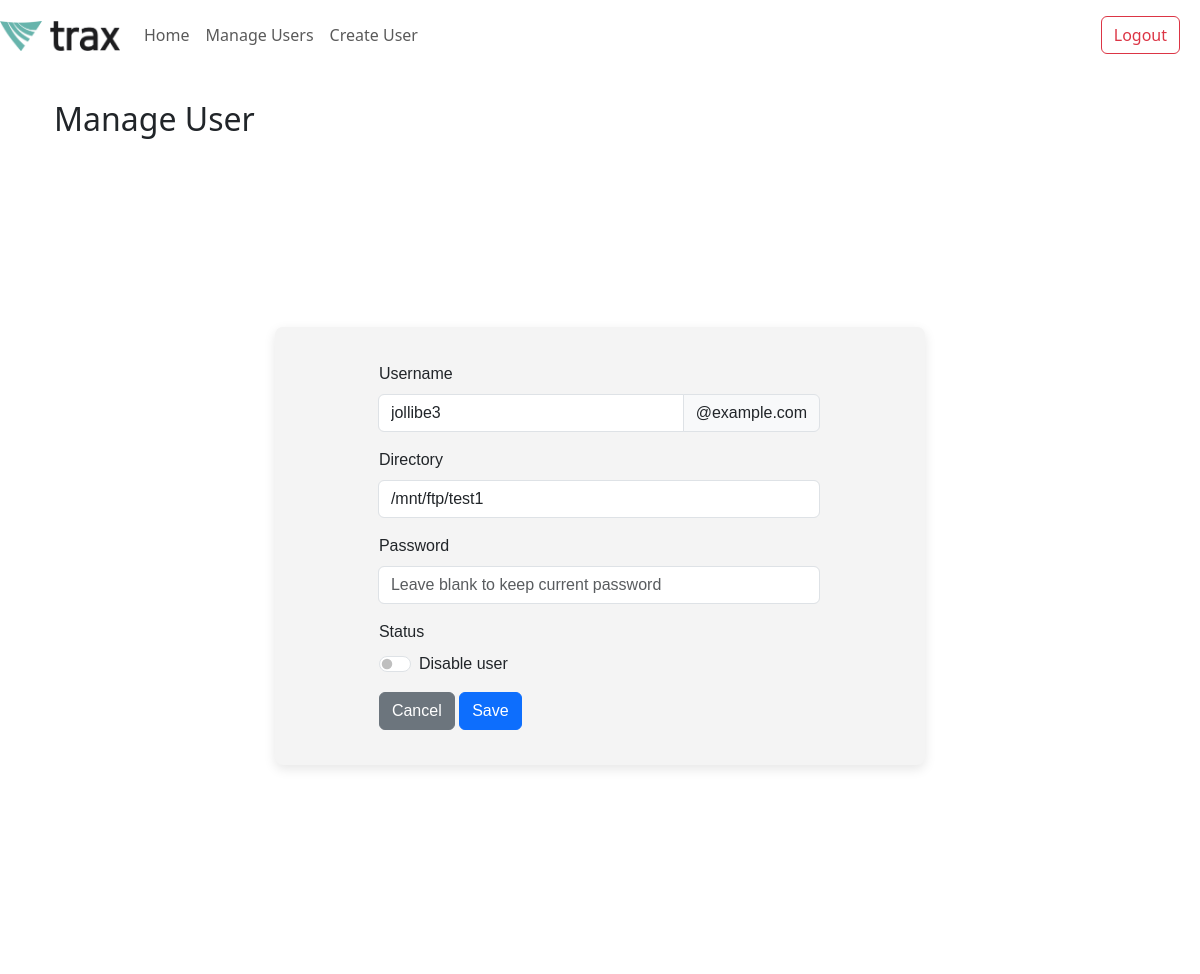
Before: /manage_user_full/105001 with the older database file.
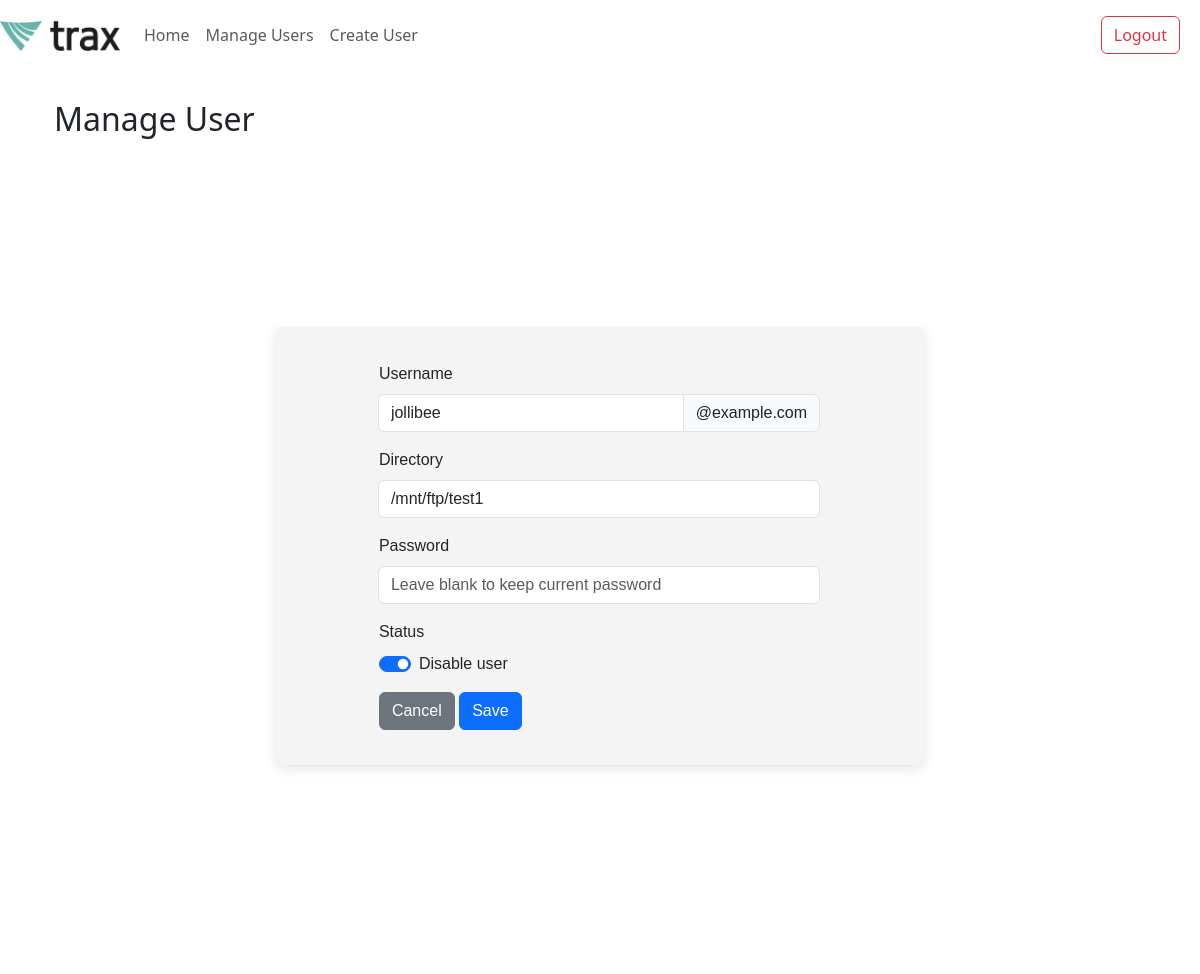
After: the same page with the newer database file.
### app.py (models this page shows, shortened)
class User(db.Model):
    id = db.Column(db.Integer, primary_key=True)
    username = db.Column(db.String(80), nullable=False, unique=True)
    password = db.Column(db.String(120), nullable=False)
    directory = db.Column(db.String(120), nullable=False)
    status = db.Column(db.String(10), nullable=False)

### app.py (the view)
@app.route('/manage_user_full/<int:user_id>')
def manage_user_full(user_id):
    user = User.query.get_or_404(user_id)
    return render_template('index.html', user=user, component_template='manage_user.html')

### templates/index.html (shortened to what this page needs)
<!DOCTYPE html>
<html lang="en">
<head>
    <link rel="stylesheet" href="static/home.css">
    <link href="https://cdn.jsdelivr.net/npm/bootstrap@5.3.3/dist/css/bootstrap.min.css" rel="stylesheet">
</head>
<body>
    <nav class="navbar navbar-expand-lg navbar-light" style="background-color: white;" aria-label="Main navigation">
      <a href="{{ url_for('home') }}" class="navbar-brand">
        <img src="{{ url_for('static', filename='img/trax logo.jpg') }}" width="120" height="30" alt="Trax Tech Logo">
      </a>
      <div id="navbarNavAltMarkup" class="collapse navbar-collapse">
        <div class="navbar-nav">
            <a href="{{ url_for('home') }}" class="nav-item nav-link {% if request.endpoint == 'home' %}active{% endif %}">Home</a>
            <a href="#" class="nav-item nav-link">Manage Users</a>
            <a href="#" class="nav-item nav-link">Create User</a>
        </div>
      </div>
      <nav class="navbar navbar-light" style="background-color: white;" aria-label="Secondary navigation">
        <form class="form-inline">
          <button class="btn btn-outline-danger" type="button" style="margin-right: 20px" onclick="logout()">Logout</button>
        </form>
      </nav>
    </nav>
    <section id="content" class="content-section">
      <div class="container">
        {% block content %}
          {% if component_template %}
              {% include component_template %}
          {% endif %}
        {% endblock %}
      </div>
    </section>
</body>
</html>

### templates/manage_user.html (shortened to what this page needs)
<!DOCTYPE html>
<html lang="en">
<head>
    <link rel="stylesheet" href="static/manage-user.css">
    <link href="https://cdn.jsdelivr.net/npm/bootstrap@5.3.3/dist/css/bootstrap.min.css" rel="stylesheet">
</head>
<body>
    <div class="container">
        <h2>Manage User</h2>
        <div class="main-container">
            <div class="manage-user-container">
                <form action="{{ url_for('update_user') }}" method="POST">
                    <div class="input-group mb-3">
                        <label for="username" class="form-label">Username</label>
                        <div class="input-group">
                            <input type="text" class="form-control" id="username" name="username" value="{{ user.username }}" required>
                            <span class="input-group-text" id="basic-addon2">@example.com</span>
                        </div>
                    </div>
                    <div class="input-group mb-3">
                        <label for="directory" class="form-label">Directory</label>
                        <div class="input-group">
                            <input type="text" class="form-control" id="directory" name="directory" value="{{ user.directory }}" required>
                        </div>
                    </div>
                    <div class="input-group mb-3">
                        <label for="password" class="form-label">Password</label>
                        <div class="input-group">
                            <input type="password" class="form-control" id="password" name="password" placeholder="Leave blank to keep current password">
                        </div>
                    </div>
                    <div class="mb-3">
                        <label class="form-label">Status</label>
                        <div class="form-check form-switch">
                            <input class="form-check-input" type="checkbox" role="switch" id="status-switch" name="status_switch" value="Disabled"
                                {% if user.status == 'Disabled' %}checked{% endif %}>
                            <label class="form-check-label" for="status-switch">Disable user</label>
                        </div>
                    </div>
                    <div class="button-group">
                        <button type="button" class="btn btn-secondary" onclick='window.location.href="/home"'>Cancel</button>
                        <button type="submit" class="btn btn-primary">Save</button>
                    </div>
                </form>
            </div>
        </div>
    </div>
</body>
</html>

### static/home.css (style rules this page uses)
.content-section { margin: 30px; }

### static/manage-user.css (style rules this page uses)
.main-container { font-family: Arial, sans-serif; background-color: white; display: flex; justify-content: center; align-items: center; height: 100vh; margin: 0; flex-direction: column; }
.manage-user-container { column-count: 2; background-color: #f4f4f4; padding: 35px; border-radius: 8px; box-shadow: 0px 4px 12px rgba(0, 0, 0, 0.1); width: 650px; display: flex; justify-content: center; align-items: center; height: auto; margin: 0; flex-direction: column; }

Changed rows visible on the page:
changed User "/mnt/ftp/test1": username "jollibe3" → "jollibee"; status "☐" → "☑"
